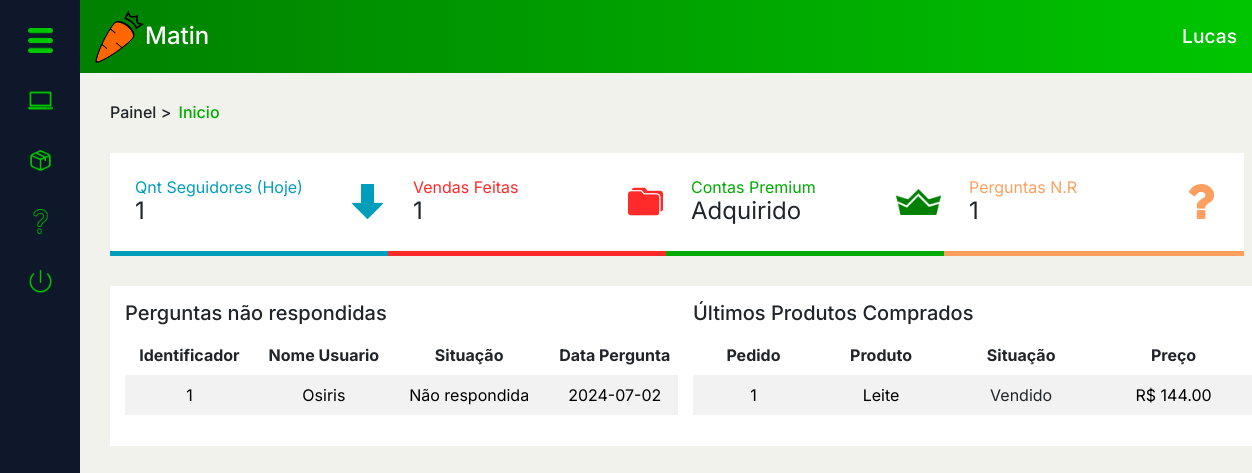
Page /PAGES/dashboard.php (signed in) on the committed database.
### tables this page shows
CREATE TABLE `usuario` (
  `idUsu` int(11) NOT NULL,
  `nome_usu` varchar(50) NOT NULL,
  `ativo` enum('0','1') NOT NULL DEFAULT '1',
  `data_criacao` date NOT NULL,
  `email_usu` varchar(100) NOT NULL,
  `senha_usu` varchar(45) NOT NULL,
  `tel_usu` varchar(45) NOT NULL,
  `fotos_usu` varchar(45) DEFAULT NULL,
  `premium` enum('0','1') NOT NULL,
  `NR` varchar(45) NOT NULL,
  `comp` varchar(45) NOT NULL,
  `TCIR` enum('CPF','CNPJ') NOT NULL,
  `NRCIR` varchar(45) NOT NULL,
  `nvl_usu` enum('A','F','C') NOT NULL DEFAULT 'C',
  `Local_CEP` int(11) NOT NULL,
  `tipoLocal` enum('casa','trabalho') NOT NULL,
  `infoAddLocal` varchar(100) NOT NULL
);

CREATE TABLE `usuario_has_pergunta` (
  `Usuario_idUsu` int(11) NOT NULL,
  `Pergunta_idPergunta` int(11) NOT NULL,
  `idProduto` int(11) NOT NULL,
  `id_vendedor` int(11) NOT NULL,
  `sitPerg` enum('A','R','NR') NOT NULL,
  `dataPerg` date NOT NULL DEFAULT current_timestamp()
);

CREATE TABLE `npedido` (
  `idNPedido` int(11) NOT NULL,
  `situacao` enum('CF','CA','CNR','A') NOT NULL,
  `data_criacao` date NOT NULL,
  `qnt_pedida` int(11) NOT NULL,
  `tipoqnt_ped` enum('kg','unid') NOT NULL,
  `idProduto` int(11) NOT NULL,
  `idUsuComprador` int(11) NOT NULL,
  `idUsuVendedor` int(11) NOT NULL
);

CREATE TABLE `produto` (
  `idProduto` int(11) NOT NULL,
  `nome_prod` varchar(100) NOT NULL,
  `qnt_prod_estoque` int(11) NOT NULL,
  `data_criacao_prod` date NOT NULL,
  `preco_prod` decimal(5,2) NOT NULL,
  `fotos_prod` varchar(100) NOT NULL DEFAULT 'sem_foto.png',
  `qnt_vendas` int(11) NOT NULL,
  `promocao` int(11) DEFAULT NULL,
  `parcela` int(11) DEFAULT NULL,
  `idCarrinho` int(11) NOT NULL,
  `idFavoritos` int(11) NOT NULL,
  `idCategoria` int(11) NOT NULL
);

### PAGES/DASHBOARD/dash_ini.php (the view, shortened to what the rows shown need)
<?php
if ($idUsu == '1') {
?>
    <div class="container-main">
        <div class="info-tela">
            <div class="local">
                <h6><a href="../DASHBOARD/adminDash.php">Painel</a> > <mark>Inicio</mark></h6>
            </div>
        </div>
        <div class="card-encl">
            <div class="row">
                <div class="col-md-3">
                    <?php
                    $selectQ = "SELECT * FROM NPedido";
                    $selectP = $cx->prepare($selectQ);
                    $selectP->execute();
                    $RC = $selectP->rowCount();
                    ?>
                    <div class="cardS azul">
                        <div class="card-title">
                            <h6 class="azulT">Vendas Feitas</h6>
                            <h4><?php echo $RC ?></h4>
                        </div>
                        <div class="card-foto">
                            <img src="../IMAGES/down-arrow.png" alt="">
                        </div>
                    </div>
                </div>
                <div class="col-md-3">
                    <div class="cardS vermelho">
                        <?php
                        $selectQ = "SELECT * FROM usuario";
                        $selectP = $cx->prepare($selectQ);
                        $selectP->execute();
                        $total = $selectP->rowCount();
                        ?>
                        <div class="card-title">
                            <h6 class="vermelhoT">Usuarios Cadastrados</h6>
                            <?php echo "<h4>$total</h4>"; ?>
                        </div>
                        <div class="card-foto">
                            <img src="../IMAGES/folder.png" alt="">
                        </div>
                    </div>
                </div>
                <div class="col-md-3">
                    <div class="cardS verde">
                        <?php
                        $selectQ = "SELECT * FROM usuario WHERE premium = '1'";
                        $selectP = $cx->prepare($selectQ);
                        $selectP->execute();
                        $total = $selectP->rowCount();
                        ?>
                        <div class="card-title">
                            <h6 class="verdeT">Contas Premium</h6>
                            <?php echo "<h4>$total</h4>"; ?>
                        </div>
                        <div class="card-foto">
                            <img src="../IMAGES/coroaPremium.png" alt="" id="fotocard">
                        </div>
                    </div>
                </div>
                <div class="col-md-3">
                    <?php
                    $selectQ = "SELECT * FROM usuario_has_pergunta";
                    $selectP = $cx->prepare($selectQ);
                    $selectP->execute();
                    $total = $selectP->rowCount();
                    ?>
                    <div class="cardS laranja">
                        <div class="card-title">
                            <h6 class="laranjaT">Perguntas N.R</h6>
                            <h4><?php echo $total; ?></h4>
                        </div>
                        <div class="card-foto">
                            <img src="../IMAGES/question-sign.png" alt="">
                        </div>
                    </div>
                </div>
            </div>
        </div>
        <div class="listas">
            <div class="row" style="display: flex; justify-content: space-between !important; ">
                <div class="col-md-6">
                    <div class="listUsu">
                        <h5>Últimos Usuários Cadastrados</h5>
                        <table class="table table-striped">
                            <thead>
                                <tr>
                                    <th scope="col">Nº</th>
                                    <th scope="col">Nome</th>
                                    <th scope="col">Situação</th>
                                    <th scope="col">CNPJ/CPF</th>
                                </tr>
                            </thead>
                            <tbody>
                                <?php
                                $selectP = "SELECT * FROM usuario ORDER BY idUsu DESC LIMIT 5";
                                $selectP = $cx->prepare($selectP);
                                $selectP->setFetchMode(PDO::FETCH_ASSOC);
                                $selectP->execute();
                                $total = $selectP->rowCount();
                                if ($total == 0) {
                                    echo "<p class='txtVermelho'>Não há registros no momento...</p>";
                                } else {
                                    while ($dados = $selectP->fetch()) {
                                        echo "<tr>";
                                        echo "<td scope='row'>{$dados['idUsu']}</td>";
                                        echo "<td>{$dados['nome_usu']}</td>";
                                        if ($dados['ativo'] == 1) {
                                            echo "<td class='txtVerde'>Ativo</td>";
                                        } else {
                                            echo "<td class='txtVermelho'>Bloqueado</td>";
                                        }
                                        echo "<td>{$dados['NRCIR']} - {$dados['TCIR']}</td>";
                                        echo "</tr>";
                                    }
                                }
                                ?>
                            </tbody>
                        </table>
                    </div>
                </div>
                <div class="col-md-6">
                    <div class="prodlist">
                        <h5>Últimos Produtos Comprados</h5>
                        <table class="table table-striped">
                            <thead>
                                <tr>
                                    <th scope="col">Pedido</th>
                                    <th scope="col">Produto</th>
                                    <th scope="col">Situação</th>
                                    <th scope="col">Preço</th>
                                </tr>
                            </thead>
                            <tbody>
                                <?php
                                $selectP = "SELECT * from npedido n INNER JOIN produto p ON n.idProduto = p.idProduto ORDER BY n.idProduto DESC LIMIT 5";
                                $selectP = $cx->prepare($selectP);
                                $selectP->setFetchMode(PDO::FETCH_ASSOC);
                                $selectP->execute();
                                $total = $selectP->rowCount();
                                if ($total == 0) {
                                    echo "<p class='txtVermelho'>Não há registros no momento...</p>";
                                } else {
                                    while ($dados = $selectP->fetch()) {
                                        echo "<tr>";
                                        echo "<td scope='row'>{$dados['idNPedido']}</td>";
                                        echo "<td>{$dados['nome_prod']}</td>";
                                        if ($dados['situacao'] == 'CNR') {
                                            echo "<td class='txtVermelho'>Desistência</td>";
                                        } elseif ($dados['situacao'] == 'CF') {
                                            echo "<td class='txtVerde'>Vendido</td>";
                                        } elseif ($dados['situacao'] == 'A') {
                                            echo "<td class='txtAzul'>Em Processamento</td>";
                                        }
                                        echo "<td>R$ {$dados['preco_prod']}</td>";
                                        echo "</tr>";
                                    }
                                }
                                ?>
                            </tbody>
                        </table>
                    </div>
                </div>
            </div>
        </div>
    </div>
<?php } else { ?>
    <div class="container-main">
        <div class="listas">
            <div class="row" style="display: flex; justify-content: space-between !important; ">
                <div class="col-md-6">
                    <div class="listUsu">
                        <table class="table table-striped">
                            <thead>
                                <tr>
                                    <th scope="col">Identificador</th>
                                    <th scope="col">Nome Usuario</th>
                                    <th scope="col">Situação</th>
                                    <th scope="col">Data Pergunta</th>
                                </tr>
                            </thead>
                            <tbody>
                                <?php
                                $selectP = "SELECT * FROM usuario_has_pergunta uhp INNER JOIN usuario u ON uhp.Usuario_idUsu = u.idUsu WHERE id_vendedor = $idUsu AND sitPerg = 'NR' LIMIT 5";
                                $selectP = $cx->prepare($selectP);
                                $selectP->setFetchMode(PDO::FETCH_ASSOC);
                                $selectP->execute();
                                $total = $selectP->rowCount();
                                if ($total == 0) {
                                    echo "<p class='txtVermelho'>Não há registros no momento...</p>";
                                } else {
                                    while ($dados = $selectP->fetch()) {
                                        echo "<tr>";
                                        echo "<td scope='row'>{$dados['Pergunta_idPergunta']}</td>";
                                        echo "<td>{$dados['nome_usu']}</td>";
                                        if($dados['sitPerg'] == 'NR'){
                                            echo "<td>Não respondida</td>";
                                        }
                                        echo "<td>{$dados['dataPerg']}</td>";
                                        echo "</tr>";
                                    }
                                }
                                ?>
                            </tbody>
                        </table>
                    </div>
                </div>
                <div class="col-md-6">
                    <div class="prodlist">
                        <table class="table table-striped">
                            <thead>
                                <tr>
                                    <th scope="col">Pedido</th>
                                    <th scope="col">Produto</th>
                                    <th scope="col">Situação</th>
                                    <th scope="col">Preço</th>
                                </tr>
                            </thead>
                            <tbody>
                                <?php
                                $selectP = "SELECT * from npedido n INNER JOIN produto p ON n.idProduto = p.idProduto WHERE n.idUsuVendedor = $idUsu ORDER BY n.idProduto DESC LIMIT 5";
                                $selectP = $cx->prepare($selectP);
                                $selectP->setFetchMode(PDO::FETCH_ASSOC);
                                $selectP->execute();
                                $total = $selectP->rowCount();
                                if ($total == 0) {
                                    echo "<p class='txtVermelho'>Não há registros no momento...</p>";
                                } else {
                                    while ($dados = $selectP->fetch()) {
                                        echo "<tr>";
                                        echo "<td scope='row'>{$dados['idNPedido']}</td>";
                                        echo "<td>{$dados['nome_prod']}</td>";
                                        if ($dados['situacao'] == 'CNR') {
                                            echo "<td class='txtVermelho'>Desistência</td>";
                                        } elseif ($dados['situacao'] == 'CF') {
                                            echo "<td class='txtVerde'>Vendido</td>";
                                        } elseif ($dados['situacao'] == 'A') {
                                            echo "<td class='txtAzul'>Em Processamento</td>";
                                        }
                                        echo "<td>R$ {$dados['preco_prod']}</td>";
                                        echo "</tr>";
                                    }
                                }
                                ?>
                            </tbody>
                        </table>
                    </div>
                </div>
            </div>
        </div>
    </div>
<?php } ?>

### PAGES/DASHBOARD/headerDash.php (shortened to what the rows shown need)
<?php
if (isset($idUsu)) {
    $selectQ = "SELECT * FROM usuario WHERE idUsu = $idUsu";
    $selectP = $cx->prepare($selectQ);
    $selectP->execute();
    $dados = $selectP->fetch(PDO::FETCH_ASSOC);
}
?>
<nav class="d-flex justify-content-between align-items-center">
    <a href="../index.php">
        <div class="logo">
            <h1>Matin</h1>
        </div>
    </a>
    <div class="usuario">
        <h1><?php echo $dados['nome_usu'] ?></h1>
    </div>
</nav>

### rows in the picture
usuario: nome_usu "Lucas"
usuario_has_pergunta: Pergunta_idPergunta "1", usuario.nome_usu "Osiris", sitPerg "Não respondida", dataPerg "2024-07-02"
npedido: idNPedido "1", idProduto.nome_prod "Leite", situacao "Vendido", idProduto.preco_prod "144.00"

### other values in the picture
$RC "1"
$total "1"
